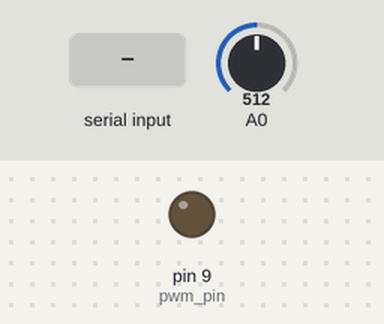
Recording of a sketch running on a simulated Arduino Uno, built with avr-gcc and run on an emulated ATmega328P. Parts: output pins drawn as LEDs (lit = HIGH). Inputs (shaded band) come from the test bench; at power-on: A0 = 512. What the sketch prints to the serial monitor is not drawn.

Above: at 1.2 s.
1.3 s: "90,45\n" received over Serial
At 1.7 s:
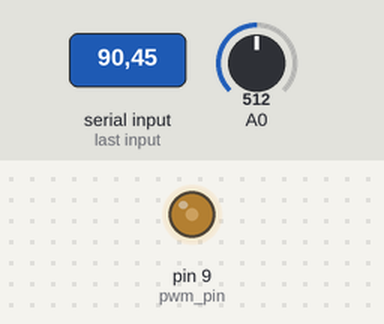
2.8 s: "30,150\n" received over Serial
At 4.0 s:
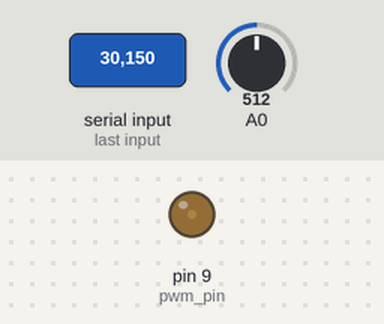
4.3 s: "200\n" received over Serial
At 5.1 s:
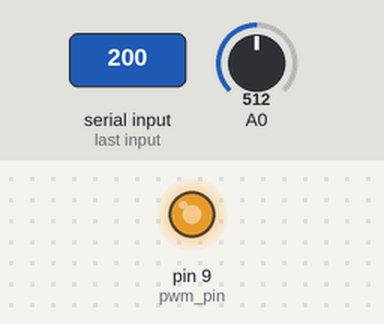
5.8 s: "90\n" received over Serial
At 6.1 s:
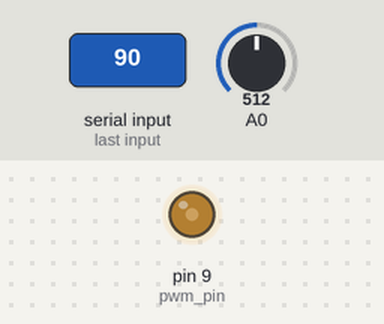
Timing chart, 0 to 8.3 s (numbered marks = the images above; inputs shaded):
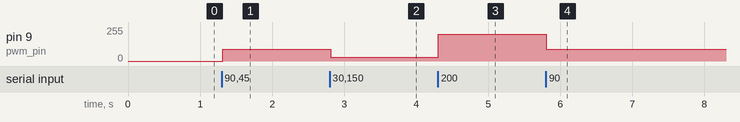

Measured:
- after the input at 1.3 s, pin 9 (pwm_pin): 0/255 → 90/255 at once
- after the input at 2.8 s, pin 9 (pwm_pin): 90/255 → 30/255 at once
- after the input at 4.3 s, pin 9 (pwm_pin): 30/255 → 200/255 at once
- after the input at 5.8 s, pin 9 (pwm_pin): 200/255 → 90/255 at once

The sketch:

firmware_serial.ino
```cpp
String readString;


#include <Wire.h>


unsigned long message_time;
unsigned long message_time_prev;

int pwm_pin = 9;
int pwm_heat;

void setup() {
  pinMode(pwm_pin, OUTPUT);
  Serial.begin(9600);

}


void loop() {
  while (Serial.available()) {
    char c = Serial.read();
    readString += c;
    delay(2);
  }

    if (readString.length() >0) {
    pwm_heat  = readString.toInt();

 readString="";
}

analogWrite(pwm_pin, pwm_heat);

message_time = millis() - message_time_prev;
if (message_time > 100){

  Serial.println(analogRead(A0));
  message_time_prev = millis();

}

}
```
